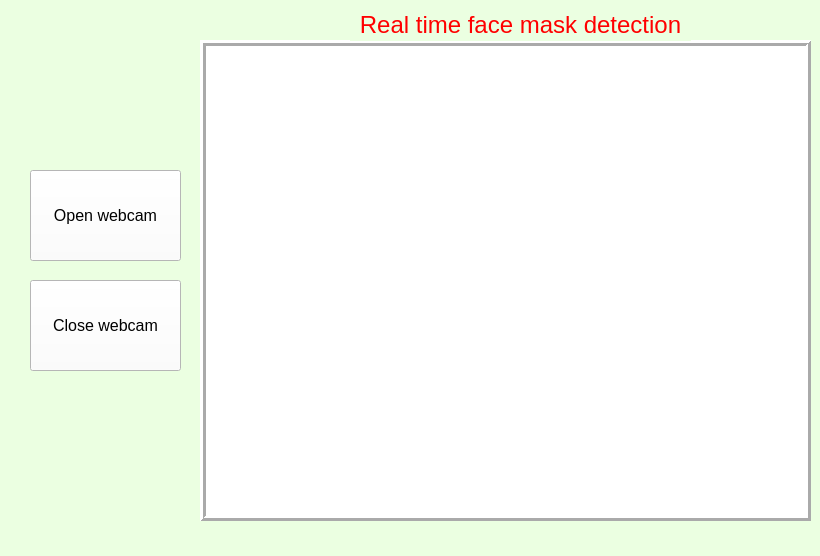
<?xml version="1.0" encoding="UTF-8"?>
<ui version="4.0">
 <class>MainWindow</class>
 <widget class="QMainWindow" name="MainWindow">
  <property name="geometry">
   <rect>
    <x>0</x>
    <y>0</y>
    <width>820</width>
    <height>556</height>
   </rect>
  </property>
  <property name="windowTitle">
   <string>Real time face mask detection</string>
  </property>
  <property name="autoFillBackground">
   <bool>false</bool>
  </property>
  <property name="styleSheet">
   <string notr="true">background-color: rgb(235, 255, 225);</string>
  </property>
  <widget class="QWidget" name="centralwidget">
   <widget class="QPushButton" name="btn_OpenWebcam">
    <property name="geometry">
     <rect>
      <x>30</x>
      <y>170</y>
      <width>151</width>
      <height>91</height>
     </rect>
    </property>
    <property name="font">
     <font>
      <pointsize>12</pointsize>
     </font>
    </property>
    <property name="styleSheet">
     <string notr="true">background-color: rgb(255, 255, 255);</string>
    </property>
    <property name="text">
     <string>Open webcam</string>
    </property>
   </widget>
   <widget class="QLabel" name="lbl_Webcam">
    <property name="geometry">
     <rect>
      <x>200</x>
      <y>40</y>
      <width>611</width>
      <height>481</height>
     </rect>
    </property>
    <property name="styleSheet">
     <string notr="true">background-color: rgb(255, 255, 255);</string>
    </property>
    <property name="frameShape">
     <enum>QFrame::Box</enum>
    </property>
    <property name="frameShadow">
     <enum>QFrame::Raised</enum>
    </property>
    <property name="lineWidth">
     <number>3</number>
    </property>
    <property name="text">
     <string/>
    </property>
    <property name="alignment">
     <set>Qt::AlignCenter</set>
    </property>
   </widget>
   <widget class="QPushButton" name="btn_CloseWebcam">
    <property name="geometry">
     <rect>
      <x>30</x>
      <y>280</y>
      <width>151</width>
      <height>91</height>
     </rect>
    </property>
    <property name="font">
     <font>
      <pointsize>12</pointsize>
     </font>
    </property>
    <property name="styleSheet">
     <string notr="true">background-color: rgb(255, 255, 255);</string>
    </property>
    <property name="text">
     <string>Close webcam</string>
    </property>
   </widget>
   <widget class="QLabel" name="label">
    <property name="geometry">
     <rect>
      <x>350</x>
      <y>10</y>
      <width>341</width>
      <height>31</height>
     </rect>
    </property>
    <property name="text">
     <string>&lt;html&gt;&lt;head/&gt;&lt;body&gt;&lt;p align=&quot;center&quot;&gt;&lt;span style=&quot; font-size:18pt; color:#ff0000;&quot;&gt;Real time face mask detection&lt;/span&gt;&lt;/p&gt;&lt;/body&gt;&lt;/html&gt;</string>
    </property>
    <property name="alignment">
     <set>Qt::AlignCenter</set>
    </property>
   </widget>
  </widget>
  <widget class="QMenuBar" name="menubar">
   <property name="geometry">
    <rect>
     <x>0</x>
     <y>0</y>
     <width>820</width>
     <height>22</height>
    </rect>
   </property>
  </widget>
 </widget>
 <resources/>
 <connections/>
</ui>
